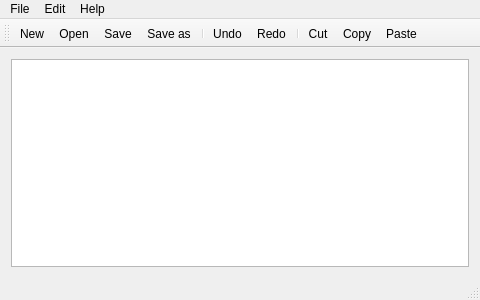
<?xml version="1.0" encoding="UTF-8"?>
<ui version="4.0">
 <class>MainWindow</class>
 <widget class="QMainWindow" name="MainWindow">
  <property name="geometry">
   <rect>
    <x>0</x>
    <y>0</y>
    <width>480</width>
    <height>300</height>
   </rect>
  </property>
  <property name="windowTitle">
   <string>MainWindow</string>
  </property>
  <widget class="QWidget" name="centralWidget">
   <layout class="QVBoxLayout" name="verticalLayout">
    <item>
     <widget class="QTextEdit" name="textEdit"/>
    </item>
   </layout>
  </widget>
  <widget class="QMenuBar" name="menuBar">
   <property name="geometry">
    <rect>
     <x>0</x>
     <y>0</y>
     <width>480</width>
     <height>19</height>
    </rect>
   </property>
   <widget class="QMenu" name="menuFile">
    <property name="title">
     <string>File</string>
    </property>
    <addaction name="actionNew"/>
    <addaction name="actionOpen"/>
    <addaction name="actionSave"/>
    <addaction name="actionSave_as"/>
    <addaction name="separator"/>
    <addaction name="actionQuit"/>
   </widget>
   <widget class="QMenu" name="menuEdit">
    <property name="title">
     <string>Edit</string>
    </property>
    <addaction name="actionUndo"/>
    <addaction name="actionRedo"/>
    <addaction name="separator"/>
    <addaction name="actionCut"/>
    <addaction name="actionCopy"/>
    <addaction name="actionPaste"/>
   </widget>
   <widget class="QMenu" name="menuHelp">
    <property name="title">
     <string>Help</string>
    </property>
    <addaction name="actionAbout"/>
   </widget>
   <addaction name="menuFile"/>
   <addaction name="menuEdit"/>
   <addaction name="menuHelp"/>
  </widget>
  <widget class="QToolBar" name="mainToolBar">
   <attribute name="toolBarArea">
    <enum>TopToolBarArea</enum>
   </attribute>
   <attribute name="toolBarBreak">
    <bool>false</bool>
   </attribute>
   <addaction name="actionNew"/>
   <addaction name="actionOpen"/>
   <addaction name="actionSave"/>
   <addaction name="actionSave_as"/>
   <addaction name="separator"/>
   <addaction name="actionUndo"/>
   <addaction name="actionRedo"/>
   <addaction name="separator"/>
   <addaction name="actionCut"/>
   <addaction name="actionCopy"/>
   <addaction name="actionPaste"/>
  </widget>
  <widget class="QStatusBar" name="statusBar"/>
  <action name="actionNew">
   <property name="text">
    <string>New</string>
   </property>
   <property name="shortcut">
    <string>Ctrl+N</string>
   </property>
  </action>
  <action name="actionOpen">
   <property name="text">
    <string>Open</string>
   </property>
   <property name="shortcut">
    <string>Ctrl+O</string>
   </property>
  </action>
  <action name="actionSave">
   <property name="text">
    <string>Save</string>
   </property>
   <property name="shortcut">
    <string>Ctrl+S</string>
   </property>
  </action>
  <action name="actionSave_as">
   <property name="text">
    <string>Save as</string>
   </property>
   <property name="shortcut">
    <string>Ctrl+Shift+S</string>
   </property>
  </action>
  <action name="actionQuit">
   <property name="text">
    <string>Quit</string>
   </property>
   <property name="shortcut">
    <string>Ctrl+Q</string>
   </property>
  </action>
  <action name="actionUndo">
   <property name="text">
    <string>Undo</string>
   </property>
   <property name="shortcut">
    <string>Ctrl+Z</string>
   </property>
  </action>
  <action name="actionRedo">
   <property name="text">
    <string>Redo</string>
   </property>
   <property name="shortcut">
    <string>Ctrl+Shift+Z</string>
   </property>
  </action>
  <action name="actionCut">
   <property name="text">
    <string>Cut</string>
   </property>
   <property name="shortcut">
    <string>Ctrl+X</string>
   </property>
  </action>
  <action name="actionCopy">
   <property name="text">
    <string>Copy</string>
   </property>
   <property name="shortcut">
    <string>Ctrl+C</string>
   </property>
  </action>
  <action name="actionPaste">
   <property name="text">
    <string>Paste</string>
   </property>
   <property name="shortcut">
    <string>Ctrl+V</string>
   </property>
  </action>
  <action name="actionAbout">
   <property name="text">
    <string>About</string>
   </property>
  </action>
 </widget>
 <layoutdefault spacing="6" margin="11"/>
 <resources/>
 <connections/>
</ui>
